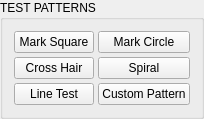
             <widget class="QGroupBox" name="gb_test_patterns">
              <property name="sizePolicy">
               <sizepolicy hsizetype="Expanding" vsizetype="Expanding">
                <horstretch>0</horstretch>
                <verstretch>0</verstretch>
               </sizepolicy>
              </property>
              <property name="title">
               <string>TEST PATTERNS</string>
              </property>
              <layout class="QGridLayout">
               <property name="spacing">
                <number>4</number>
               </property>
               <item row="0" column="0">
                <widget class="QPushButton" name="pushButton">
                 <property name="minimumSize">
                  <size>
                   <width>0</width>
                   <height>20</height>
                  </size>
                 </property>
                 <property name="text">
                  <string>Mark Square</string>
                 </property>
                </widget>
               </item>
               <item row="0" column="1">
                <widget class="QPushButton" name="pushButton">
                 <property name="minimumSize">
                  <size>
                   <width>0</width>
                   <height>20</height>
                  </size>
                 </property>
                 <property name="text">
                  <string>Mark Circle</string>
                 </property>
                </widget>
               </item>
               <item row="1" column="0">
                <widget class="QPushButton" name="pushButton">
                 <property name="minimumSize">
                  <size>
                   <width>0</width>
                   <height>20</height>
                  </size>
                 </property>
                 <property name="text">
                  <string>Cross Hair</string>
                 </property>
                </widget>
               </item>
               <item row="1" column="1">
                <widget class="QPushButton" name="pushButton">
                 <property name="minimumSize">
                  <size>
                   <width>0</width>
                   <height>20</height>
                  </size>
                 </property>
                 <property name="text">
                  <string>Spiral</string>
                 </property>
                </widget>
               </item>
               <item row="2" column="0">
                <widget class="QPushButton" name="pushButton">
                 <property name="minimumSize">
                  <size>
                   <width>0</width>
                   <height>20</height>
                  </size>
                 </property>
                 <property name="text">
                  <string>Line Test</string>
                 </property>
                </widget>
               </item>
               <item row="2" column="1">
                <widget class="QPushButton" name="pushButton">
                 <property name="minimumSize">
                  <size>
                   <width>0</width>
                   <height>20</height>
                  </size>
                 </property>
                 <property name="text">
                  <string>Custom Pattern</string>
                 </property>
                </widget>
               </item>
              </layout>
             </widget>
